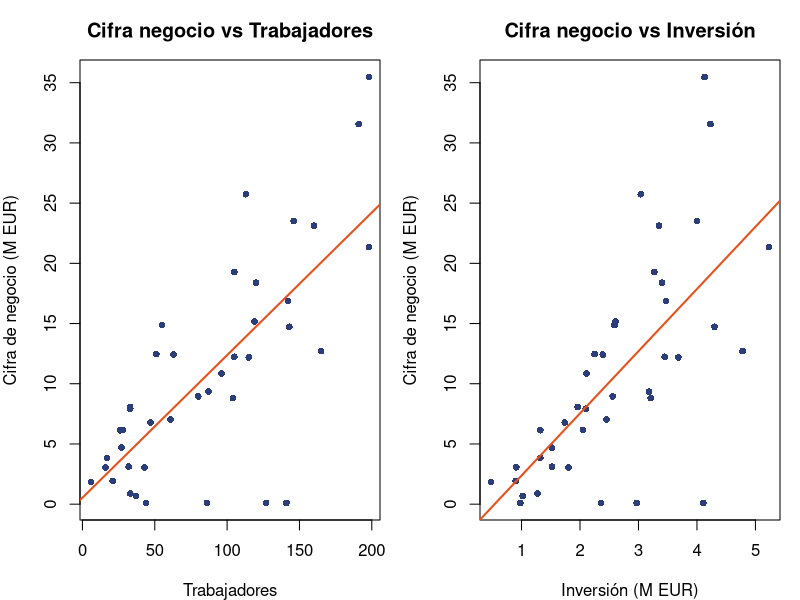

The R source for this figure:
# =============================================================================
# ECONOMETRÍA — Capítulo 1, Caso Práctico B
# CPB: Cifra de negocio y empleo sectorial — Primer contacto
# Autor: Carlos de Anta Puig
# =============================================================================
# INSTRUCCIONES: Abre primero mEconometria.Rproj en RStudio.
#                Ejecutar bloque a bloque con Ctrl+Enter.
# =============================================================================

pausa <- function(msg = "\n  [Pulsa ENTER para continuar...]") {
  cat(msg); invisible(readline())
}

library(tidyverse); library(readxl); library(ggplot2)

col_principal  <- "#2C3E7A"; col_secundario <- "#E8501A"
col_terciario  <- "#27AE60"; col_gris <- "#7F8C8D"; col_fondo <- "#F4F6F9"

caso_b <- read_excel("data/caso_b_cifra_negocio.xlsx")

cat("
=============================================================================
  CASO PRÁCTICO B — Cifra de negocio y empleo sectorial
  Tema 1: Primer contacto con los datos
=============================================================================
")

# ── 1. CARGAR Y EXPLORAR LOS DATOS ──────────────────────────────────────────
cat("\n--- 1. CARGAR Y EXPLORAR LOS DATOS ---\n")

cat(sprintf("\n  Dataset cargado: %d empresas del sector agroalimentario\n", nrow(caso_b)))
cat("\n  Primeras observaciones:\n")
print(head(caso_b, 8))

cat("\n  Estructura del dataset:\n")
str(caso_b)

pausa()

# ── 2. ESTADÍSTICAS DESCRIPTIVAS ─────────────────────────────────────────────
cat("\n--- 2. ESTADÍSTICAS DESCRIPTIVAS ---\n")

cat("\n  Resumen de las variables cuantitativas:\n")
print(summary(caso_b[, c("cifra_negocio", "trabajadores", "inversion", "superficie")]))

cat(sprintf("\n  Cifra de negocio media: %.2f M EUR\n", mean(caso_b$cifra_negocio)))
cat(sprintf("  Trabajadores medio:    %.0f\n", mean(caso_b$trabajadores)))
cat(sprintf("  Empresas con PAC:      %d de %d (%.0f%%)\n",
            sum(caso_b$pac), nrow(caso_b), 100 * mean(caso_b$pac)))
cat(sprintf("  Empresas del norte:    %d de %d (%.0f%%)\n",
            sum(caso_b$region), nrow(caso_b), 100 * mean(caso_b$region)))

pausa()

# ── 3. VISUALIZACIÓN ─────────────────────────────────────────────────────────
cat("\n--- 3. VISUALIZACIÓN ---\n")

par(mfrow = c(1, 2), mar = c(4, 4, 3, 1))

plot(caso_b$trabajadores, caso_b$cifra_negocio,
     pch = 16, col = col_principal, cex = 0.9,
     xlab = "Trabajadores", ylab = "Cifra de negocio (M EUR)",
     main = "Cifra negocio vs Trabajadores")
abline(lm(cifra_negocio ~ trabajadores, data = caso_b),
       col = col_secundario, lwd = 2)

plot(caso_b$inversion, caso_b$cifra_negocio,
     pch = 16, col = col_principal, cex = 0.9,
     xlab = "Inversión (M EUR)", ylab = "Cifra de negocio (M EUR)",
     main = "Cifra negocio vs Inversión")
abline(lm(cifra_negocio ~ inversion, data = caso_b),
       col = col_secundario, lwd = 2)

par(mfrow = c(1, 1))

cat("\n  OBSERVACIÓN IMPORTANTE:")
cat("\n  Fíjate en el gráfico izquierdo: la DISPERSIÓN de los puntos")
cat("\n  AUMENTA con el número de trabajadores. Las empresas grandes")
cat("\n  tienen más variabilidad que las pequeñas.")
cat("\n  Esto es HETEROCEDASTICIDAD — lo estudiaremos en el Tema 9.\n")

pausa()

# ── 4. UN PRIMER MODELO (ANTICIPO) ──────────────────────────────────────────
cat("\n--- 4. UN PRIMER MODELO (ANTICIPO) ---\n")

cat("\n  Estimamos: Cifra = b0 + b1*Trabajadores + b2*Inversión + u\n\n")

modelo_b <- lm(cifra_negocio ~ trabajadores + inversion, data = caso_b)
print(summary(modelo_b))

coefs <- coef(modelo_b)
cat(sprintf("\n  b0 (constante)      = %8.4f\n", coefs[1]))
cat(sprintf("  b1 (trabajadores)   = %8.4f  -> Por cada trabajador adicional,\n", coefs[2]))
cat(sprintf("                                    la cifra de negocio sube en %.4f M EUR\n", coefs[2]))
cat(sprintf("  b2 (inversión)      = %8.4f  -> Por cada M EUR de inversión,\n", coefs[3]))
cat(sprintf("                                    la cifra de negocio sube en %.2f M EUR\n", coefs[3]))

cat("\n=== FIN Caso Práctico B — Tema 01 ===\n")
